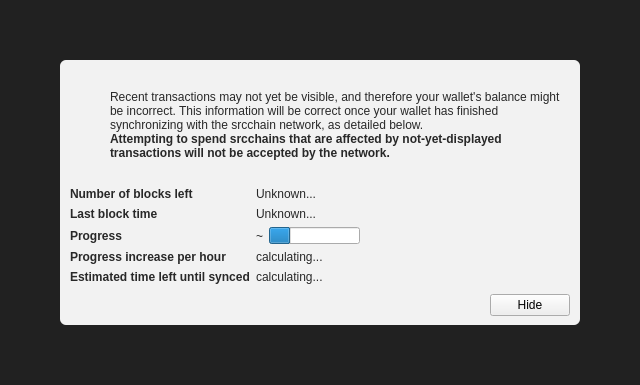
<?xml version="1.0" encoding="UTF-8"?>
<ui version="4.0">
 <class>ModalOverlay</class>
 <widget class="ModalOverlay" name="ModalOverlay">
  <property name="geometry">
   <rect>
    <x>0</x>
    <y>0</y>
    <width>640</width>
    <height>385</height>
   </rect>
  </property>
  <property name="windowTitle">
   <string>Form</string>
  </property>
  <layout class="QVBoxLayout" name="verticalLayout" stretch="0">
   <property name="sizeConstraint">
    <enum>QLayout::SetDefaultConstraint</enum>
   </property>
   <property name="leftMargin">
    <number>0</number>
   </property>
   <property name="topMargin">
    <number>0</number>
   </property>
   <property name="rightMargin">
    <number>0</number>
   </property>
   <property name="bottomMargin">
    <number>0</number>
   </property>
   <item>
    <widget class="QWidget" name="bgWidget" native="true">
     <property name="styleSheet">
      <string notr="true">#bgWidget { background: rgba(0,0,0,220); }</string>
     </property>
     <layout class="QVBoxLayout" name="verticalLayoutMain" stretch="1">
      <property name="leftMargin">
       <number>60</number>
      </property>
      <property name="topMargin">
       <number>60</number>
      </property>
      <property name="rightMargin">
       <number>60</number>
      </property>
      <property name="bottomMargin">
       <number>60</number>
      </property>
      <item>
       <widget class="QWidget" name="contentWidget" native="true">
        <property name="styleSheet">
         <string notr="true">#contentWidget { background: rgba(255,255,255,240); border-radius: 6px; }

QLabel { color: rgb(40,40,40);  }</string>
        </property>
        <layout class="QVBoxLayout" name="verticalLayoutSub" stretch="1,0,0,0">
         <property name="spacing">
          <number>0</number>
         </property>
         <property name="leftMargin">
          <number>10</number>
         </property>
         <property name="topMargin">
          <number>10</number>
         </property>
         <property name="rightMargin">
          <number>10</number>
         </property>
         <property name="bottomMargin">
          <number>10</number>
         </property>
         <item>
          <layout class="QHBoxLayout" name="horizontalLayoutIconText" stretch="0,1">
           <property name="topMargin">
            <number>20</number>
           </property>
           <item>
            <layout class="QVBoxLayout" name="verticalLayoutIcon">
             <property name="leftMargin">
              <number>0</number>
             </property>
             <item>
              <widget class="QPushButton" name="warningIcon">
               <property name="enabled">
                <bool>false</bool>
               </property>
               <property name="text">
                <string/>
               </property>
               <property name="icon">
                <iconset>
                 <normaloff>:/icons/warning</normaloff>
                 <disabledoff>:/icons/warning</disabledoff>:/icons/warning</iconset>
               </property>
               <property name="iconSize">
                <size>
                 <width>48</width>
                 <height>48</height>
                </size>
               </property>
               <property name="flat">
                <bool>true</bool>
               </property>
              </widget>
             </item>
             <item>
              <spacer name="verticalSpacerWarningIcon">
               <property name="orientation">
                <enum>Qt::Vertical</enum>
               </property>
               <property name="sizeHint" stdset="0">
                <size>
                 <width>20</width>
                 <height>40</height>
                </size>
               </property>
              </spacer>
             </item>
            </layout>
           </item>
           <item>
            <layout class="QVBoxLayout" name="verticalLayoutInfoText">
             <property name="leftMargin">
              <number>0</number>
             </property>
             <property name="topMargin">
              <number>0</number>
             </property>
             <item>
              <widget class="QLabel" name="infoText">
               <property name="text">
                <string>Recent transactions may not yet be visible, and therefore your wallet's balance might be incorrect. This information will be correct once your wallet has finished synchronizing with the srcchain network, as detailed below.</string>
               </property>
               <property name="textFormat">
                <enum>Qt::RichText</enum>
               </property>
               <property name="wordWrap">
                <bool>true</bool>
               </property>
              </widget>
             </item>
             <item>
              <widget class="QLabel" name="infoTextStrong">
               <property name="font">
                <font>
                 <weight>75</weight>
                 <bold>true</bold>
                </font>
               </property>
               <property name="text">
                <string>Attempting to spend srcchains that are affected by not-yet-displayed transactions will not be accepted by the network.</string>
               </property>
               <property name="textFormat">
                <enum>Qt::RichText</enum>
               </property>
               <property name="wordWrap">
                <bool>true</bool>
               </property>
              </widget>
             </item>
             <item>
              <spacer name="verticalSpacerInTextSpace">
               <property name="orientation">
                <enum>Qt::Vertical</enum>
               </property>
               <property name="sizeHint" stdset="0">
                <size>
                 <width>20</width>
                 <height>40</height>
                </size>
               </property>
              </spacer>
             </item>
            </layout>
           </item>
          </layout>
         </item>
         <item>
          <spacer name="verticalSpacerAfterText">
           <property name="orientation">
            <enum>Qt::Vertical</enum>
           </property>
           <property name="sizeHint" stdset="0">
            <size>
             <width>20</width>
             <height>40</height>
            </size>
           </property>
          </spacer>
         </item>
         <item>
          <layout class="QFormLayout" name="formLayout">
           <property name="fieldGrowthPolicy">
            <enum>QFormLayout::FieldsStayAtSizeHint</enum>
           </property>
           <property name="horizontalSpacing">
            <number>6</number>
           </property>
           <property name="verticalSpacing">
            <number>6</number>
           </property>
           <property name="topMargin">
            <number>10</number>
           </property>
           <item row="0" column="0">
            <widget class="QLabel" name="labelNumberOfBlocksLeft">
             <property name="font">
              <font>
               <weight>75</weight>
               <bold>true</bold>
              </font>
             </property>
             <property name="text">
              <string>Number of blocks left</string>
             </property>
            </widget>
           </item>
           <item row="0" column="1">
            <widget class="QLabel" name="numberOfBlocksLeft">
             <property name="text">
              <string>Unknown...</string>
             </property>
            </widget>
           </item>
           <item row="1" column="0">
            <widget class="QLabel" name="labelLastBlockTime">
             <property name="font">
              <font>
               <weight>75</weight>
               <bold>true</bold>
              </font>
             </property>
             <property name="text">
              <string>Last block time</string>
             </property>
            </widget>
           </item>
           <item row="1" column="1">
            <widget class="QLabel" name="newestBlockDate">
             <property name="sizePolicy">
              <sizepolicy hsizetype="Maximum" vsizetype="Preferred">
               <horstretch>0</horstretch>
               <verstretch>0</verstretch>
              </sizepolicy>
             </property>
             <property name="text">
              <string>Unknown...</string>
             </property>
            </widget>
           </item>
           <item row="2" column="0">
            <widget class="QLabel" name="labelSyncDone">
             <property name="font">
              <font>
               <weight>75</weight>
               <bold>true</bold>
              </font>
             </property>
             <property name="text">
              <string>Progress</string>
             </property>
            </widget>
           </item>
           <item row="2" column="1">
            <layout class="QHBoxLayout" name="horizontalLayoutSync" stretch="0,1">
             <item>
              <widget class="QLabel" name="percentageProgress">
               <property name="text">
                <string notr="true">~</string>
               </property>
              </widget>
             </item>
             <item>
              <widget class="QProgressBar" name="progressBar">
               <property name="value">
                <number>24</number>
               </property>
               <property name="format">
                <string/>
               </property>
              </widget>
             </item>
            </layout>
           </item>
           <item row="4" column="0">
            <widget class="QLabel" name="labelProgressIncrease">
             <property name="font">
              <font>
               <weight>75</weight>
               <bold>true</bold>
              </font>
             </property>
             <property name="text">
              <string>Progress increase per hour</string>
             </property>
            </widget>
           </item>
           <item row="4" column="1">
            <widget class="QLabel" name="progressIncreasePerH">
             <property name="text">
              <string>calculating...</string>
             </property>
            </widget>
           </item>
           <item row="5" column="0">
            <widget class="QLabel" name="labelEstimatedTimeLeft">
             <property name="font">
              <font>
               <weight>75</weight>
               <bold>true</bold>
              </font>
             </property>
             <property name="text">
              <string>Estimated time left until synced</string>
             </property>
            </widget>
           </item>
           <item row="5" column="1">
            <widget class="QLabel" name="expectedTimeLeft">
             <property name="text">
              <string>calculating...</string>
             </property>
            </widget>
           </item>
          </layout>
         </item>
         <item>
          <layout class="QHBoxLayout" name="horizontalLayoutButtons">
           <property name="leftMargin">
            <number>10</number>
           </property>
           <property name="topMargin">
            <number>10</number>
           </property>
           <item>
            <spacer name="horizontalSpacer">
             <property name="orientation">
              <enum>Qt::Horizontal</enum>
             </property>
             <property name="sizeHint" stdset="0">
              <size>
               <width>40</width>
               <height>20</height>
              </size>
             </property>
            </spacer>
           </item>
           <item>
            <widget class="QPushButton" name="closeButton">
             <property name="text">
              <string>Hide</string>
             </property>
            </widget>
           </item>
          </layout>
         </item>
        </layout>
       </widget>
      </item>
     </layout>
    </widget>
   </item>
  </layout>
 </widget>
 <customwidgets>
  <customwidget>
   <class>ModalOverlay</class>
   <extends>QWidget</extends>
   <header>modaloverlay.h</header>
   <container>1</container>
  </customwidget>
 </customwidgets>
 <resources/>
 <connections/>
</ui>
